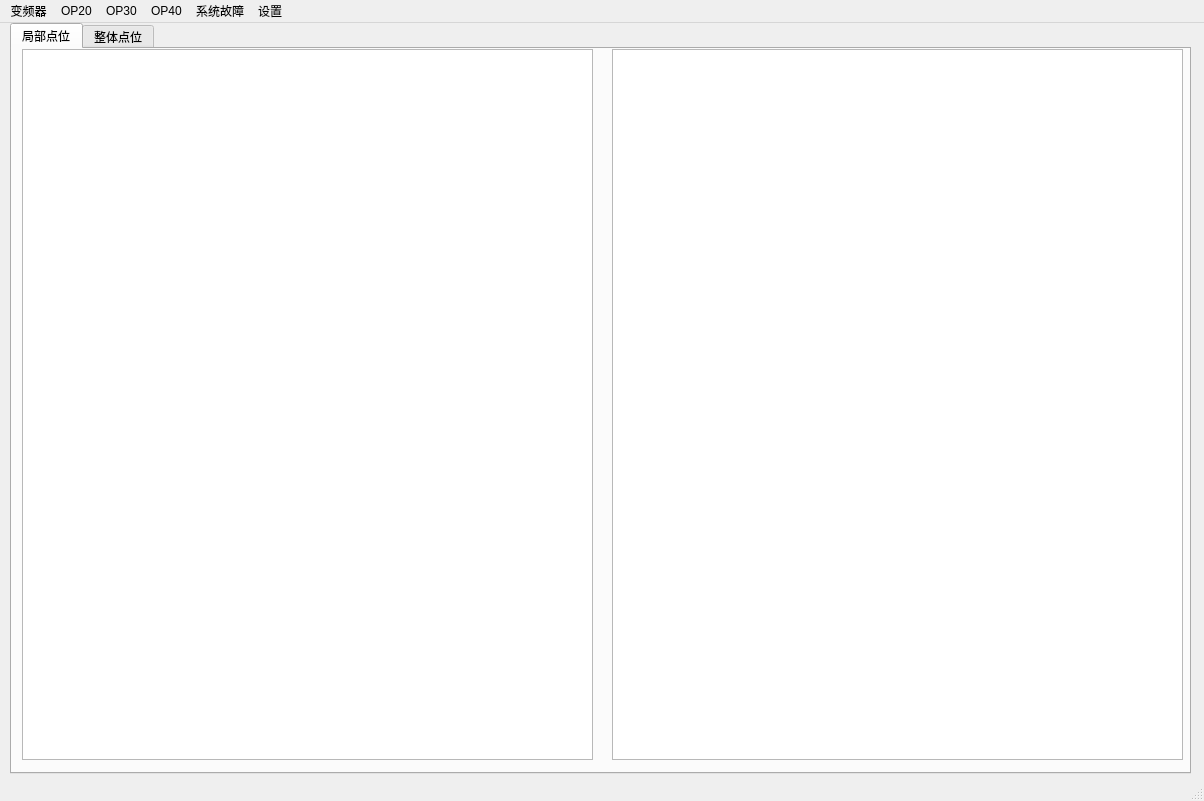
<?xml version="1.0" encoding="UTF-8"?>
<ui version="4.0">
 <class>MainWindow</class>
 <widget class="QMainWindow" name="MainWindow">
  <property name="geometry">
   <rect>
    <x>0</x>
    <y>0</y>
    <width>1204</width>
    <height>801</height>
   </rect>
  </property>
  <property name="windowTitle">
   <string>MainWindow</string>
  </property>
  <widget class="QWidget" name="centralwidget">
   <widget class="QTabWidget" name="tabWidget">
    <property name="geometry">
     <rect>
      <x>10</x>
      <y>0</y>
      <width>1181</width>
      <height>751</height>
     </rect>
    </property>
    <property name="currentIndex">
     <number>0</number>
    </property>
    <widget class="QWidget" name="tab_1">
     <property name="enabled">
      <bool>true</bool>
     </property>
     <attribute name="title">
      <string>局部点位</string>
     </attribute>
     <widget class="QGraphicsView" name="graphicsView_1_today">
      <property name="geometry">
       <rect>
        <x>10</x>
        <y>0</y>
        <width>571</width>
        <height>711</height>
       </rect>
      </property>
     </widget>
     <widget class="QGraphicsView" name="graphicsView_1_week">
      <property name="geometry">
       <rect>
        <x>600</x>
        <y>0</y>
        <width>571</width>
        <height>711</height>
       </rect>
      </property>
     </widget>
    </widget>
    <widget class="QWidget" name="tab_2">
     <attribute name="title">
      <string>整体点位</string>
     </attribute>
     <widget class="QGraphicsView" name="graphicsView_2_week">
      <property name="geometry">
       <rect>
        <x>10</x>
        <y>360</y>
        <width>1151</width>
        <height>361</height>
       </rect>
      </property>
     </widget>
     <widget class="QGraphicsView" name="graphicsView_2_frequency">
      <property name="geometry">
       <rect>
        <x>10</x>
        <y>-10</y>
        <width>1151</width>
        <height>361</height>
       </rect>
      </property>
     </widget>
    </widget>
   </widget>
  </widget>
  <widget class="QMenuBar" name="menubar">
   <property name="geometry">
    <rect>
     <x>0</x>
     <y>0</y>
     <width>1204</width>
     <height>22</height>
    </rect>
   </property>
   <widget class="QMenu" name="Transducer">
    <property name="title">
     <string>变频器</string>
    </property>
    <addaction name="transducer_1"/>
    <addaction name="transducer_2"/>
    <addaction name="transducer_3"/>
    <addaction name="transducer_4"/>
   </widget>
   <widget class="QMenu" name="OP20">
    <property name="title">
     <string>OP20</string>
    </property>
    <addaction name="OP20_1"/>
    <addaction name="OP20_2"/>
    <addaction name="OP20_3"/>
    <addaction name="OP20_4"/>
    <addaction name="OP20_5"/>
    <addaction name="OP20_6"/>
    <addaction name="OP20_7"/>
    <addaction name="OP20_8"/>
    <addaction name="OP20_9"/>
    <addaction name="OP20_10"/>
    <addaction name="OP20_11"/>
    <addaction name="OP20_12"/>
   </widget>
   <widget class="QMenu" name="OP30">
    <property name="title">
     <string>OP30</string>
    </property>
    <addaction name="OP30_1"/>
    <addaction name="OP30_2"/>
    <addaction name="OP30_3"/>
   </widget>
   <widget class="QMenu" name="OP40">
    <property name="title">
     <string>OP40</string>
    </property>
    <addaction name="OP40_1"/>
    <addaction name="OP40_2"/>
    <addaction name="OP40_3"/>
    <addaction name="OP40_4"/>
    <addaction name="OP40_5"/>
    <addaction name="OP40_6"/>
   </widget>
   <widget class="QMenu" name="systemError">
    <property name="title">
     <string>系统故障</string>
    </property>
    <addaction name="systemError_1"/>
    <addaction name="systemError_2"/>
   </widget>
   <widget class="QMenu" name="setting">
    <property name="title">
     <string>设置</string>
    </property>
    <addaction name="setting_1"/>
    <addaction name="setting_2"/>
    <addaction name="setting_3"/>
   </widget>
   <addaction name="Transducer"/>
   <addaction name="OP20"/>
   <addaction name="OP30"/>
   <addaction name="OP40"/>
   <addaction name="systemError"/>
   <addaction name="setting"/>
  </widget>
  <widget class="QStatusBar" name="statusbar"/>
  <action name="transducer_1">
   <property name="checkable">
    <bool>false</bool>
   </property>
   <property name="checked">
    <bool>false</bool>
   </property>
   <property name="text">
    <string>1号变频器故障反馈</string>
   </property>
   <property name="whatsThis">
    <string/>
   </property>
  </action>
  <action name="transducer_2">
   <property name="checkable">
    <bool>false</bool>
   </property>
   <property name="checked">
    <bool>false</bool>
   </property>
   <property name="text">
    <string>2号变频器故障反馈</string>
   </property>
   <property name="whatsThis">
    <string/>
   </property>
  </action>
  <action name="transducer_3">
   <property name="checkable">
    <bool>false</bool>
   </property>
   <property name="checked">
    <bool>false</bool>
   </property>
   <property name="text">
    <string>3号变频器故障反馈</string>
   </property>
   <property name="whatsThis">
    <string/>
   </property>
  </action>
  <action name="transducer_4">
   <property name="checkable">
    <bool>false</bool>
   </property>
   <property name="checked">
    <bool>false</bool>
   </property>
   <property name="text">
    <string>4号变频器故障反馈</string>
   </property>
   <property name="whatsThis">
    <string/>
   </property>
  </action>
  <action name="OP20_1">
   <property name="checkable">
    <bool>false</bool>
   </property>
   <property name="text">
    <string>OP20侧气压低</string>
   </property>
   <property name="whatsThis">
    <string/>
   </property>
  </action>
  <action name="OP20_2">
   <property name="checkable">
    <bool>false</bool>
   </property>
   <property name="text">
    <string>OP20冲床报警</string>
   </property>
   <property name="whatsThis">
    <string/>
   </property>
  </action>
  <action name="OP20_3">
   <property name="checkable">
    <bool>false</bool>
   </property>
   <property name="text">
    <string>OP20冲床靠山气缸伸出未到位</string>
   </property>
   <property name="whatsThis">
    <string/>
   </property>
  </action>
  <action name="OP20_4">
   <property name="checkable">
    <bool>false</bool>
   </property>
   <property name="text">
    <string>OP20冲床靠山气缸缩回未到位</string>
   </property>
   <property name="whatsThis">
    <string/>
   </property>
  </action>
  <action name="OP20_5">
   <property name="checkable">
    <bool>false</bool>
   </property>
   <property name="text">
    <string>OP20夹钳状态报警</string>
   </property>
   <property name="whatsThis">
    <string/>
   </property>
  </action>
  <action name="OP20_6">
   <property name="checkable">
    <bool>false</bool>
   </property>
   <property name="text">
    <string>OP20安全门未锁</string>
   </property>
   <property name="whatsThis">
    <string/>
   </property>
  </action>
  <action name="OP20_7">
   <property name="checkable">
    <bool>false</bool>
   </property>
   <property name="text">
    <string>OP20小车1码垛数量达到上限</string>
   </property>
   <property name="whatsThis">
    <string/>
   </property>
  </action>
  <action name="OP20_8">
   <property name="checkable">
    <bool>false</bool>
   </property>
   <property name="text">
    <string>OP20小车2码垛数量达到上限</string>
   </property>
   <property name="whatsThis">
    <string/>
   </property>
  </action>
  <action name="OP20_9">
   <property name="checkable">
    <bool>false</bool>
   </property>
   <property name="text">
    <string>OP20料塔端定位气缸1伸出未到位</string>
   </property>
   <property name="whatsThis">
    <string/>
   </property>
  </action>
  <action name="OP20_10">
   <property name="checkable">
    <bool>false</bool>
   </property>
   <property name="text">
    <string>OP20料塔端定位气缸2伸出未到位</string>
   </property>
   <property name="whatsThis">
    <string/>
   </property>
  </action>
  <action name="OP20_11">
   <property name="checkable">
    <bool>false</bool>
   </property>
   <property name="text">
    <string>OP20机器人急停</string>
   </property>
   <property name="whatsThis">
    <string/>
   </property>
  </action>
  <action name="OP20_12">
   <property name="checkable">
    <bool>false</bool>
   </property>
   <property name="text">
    <string>OP20机器人故障</string>
   </property>
   <property name="whatsThis">
    <string/>
   </property>
  </action>
  <action name="OP30_1">
   <property name="checkable">
    <bool>false</bool>
   </property>
   <property name="text">
    <string>OP30机器人急停</string>
   </property>
   <property name="whatsThis">
    <string/>
   </property>
  </action>
  <action name="OP30_2">
   <property name="checkable">
    <bool>false</bool>
   </property>
   <property name="text">
    <string>OP30机器人故障</string>
   </property>
   <property name="whatsThis">
    <string/>
   </property>
  </action>
  <action name="OP30_3">
   <property name="checkable">
    <bool>false</bool>
   </property>
   <property name="text">
    <string>OP30码垛产品不一致</string>
   </property>
   <property name="whatsThis">
    <string/>
   </property>
  </action>
  <action name="OP40_1">
   <property name="checkable">
    <bool>false</bool>
   </property>
   <property name="text">
    <string>OP40安全门未锁</string>
   </property>
   <property name="whatsThis">
    <string/>
   </property>
  </action>
  <action name="OP40_2">
   <property name="checkable">
    <bool>false</bool>
   </property>
   <property name="text">
    <string>OP40宽度检测气缸缩回未到位</string>
   </property>
   <property name="whatsThis">
    <string/>
   </property>
  </action>
  <action name="OP40_3">
   <property name="checkable">
    <bool>false</bool>
   </property>
   <property name="text">
    <string>OP40急停</string>
   </property>
   <property name="whatsThis">
    <string/>
   </property>
  </action>
  <action name="OP40_4">
   <property name="checkable">
    <bool>false</bool>
   </property>
   <property name="text">
    <string>OP40机器人故障</string>
   </property>
   <property name="whatsThis">
    <string/>
   </property>
  </action>
  <action name="OP40_5">
   <property name="checkable">
    <bool>false</bool>
   </property>
   <property name="text">
    <string>OP40机器人码垛上限到</string>
   </property>
   <property name="whatsThis">
    <string/>
   </property>
  </action>
  <action name="systemError_1">
   <property name="checkable">
    <bool>false</bool>
   </property>
   <property name="text">
    <string>码垛产品不一致</string>
   </property>
   <property name="whatsThis">
    <string/>
   </property>
  </action>
  <action name="systemError_2">
   <property name="checkable">
    <bool>false</bool>
   </property>
   <property name="text">
    <string>系统急停</string>
   </property>
   <property name="whatsThis">
    <string/>
   </property>
  </action>
  <action name="OP40_6">
   <property name="checkable">
    <bool>false</bool>
   </property>
   <property name="text">
    <string>OP40码垛产品不一致</string>
   </property>
   <property name="whatsThis">
    <string/>
   </property>
  </action>
  <action name="setting_1">
   <property name="checkable">
    <bool>false</bool>
   </property>
   <property name="text">
    <string>增加点位</string>
   </property>
   <property name="whatsThis">
    <string/>
   </property>
  </action>
  <action name="setting_2">
   <property name="text">
    <string>删除点位</string>
   </property>
  </action>
  <action name="setting_3">
   <property name="text">
    <string>退出</string>
   </property>
  </action>
 </widget>
 <resources/>
 <connections/>
</ui>
